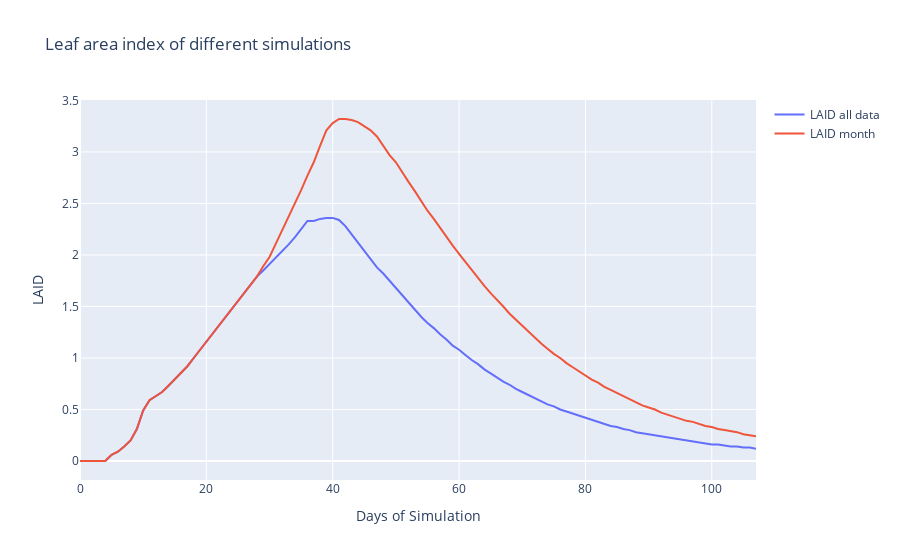

This figure's notebook cell:
### Code cell
fig = go.Figure()
fig.add_trace(go.Scatter(y=dssat1.output['LAID'], name='LAID all data '))
fig.add_trace(go.Scatter(y=dssat.output['LAID'], name='LAID month'))
fig.update_layout(title='Leaf area index of different simulations',
                  xaxis_title='Days of Simulation',
                  yaxis_title='LAID')
fig.show()
